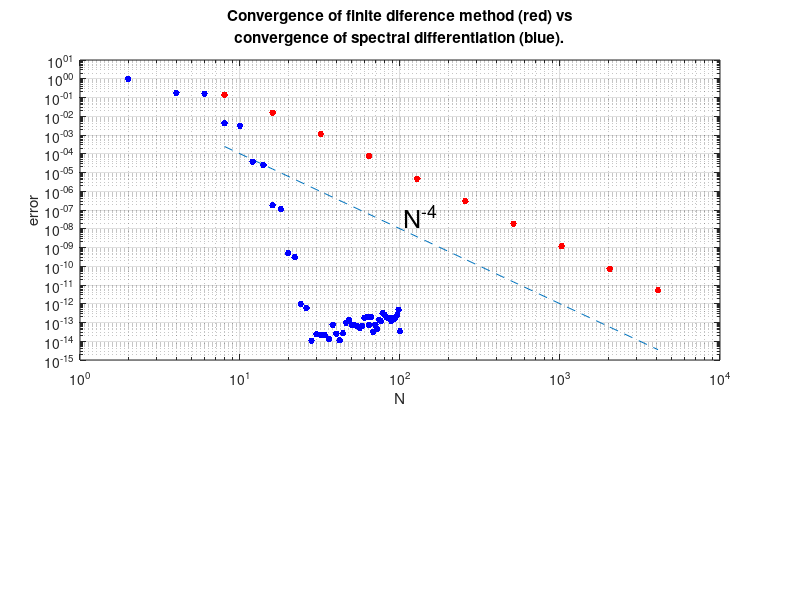

MATLAB code for this plot:
% Comparison:
% Fourth order convergence of the finite difference differentiation process
% vs
% Spectral accuracy (case of Fourier methods)

% Based on Trefethen, L. N. (2000). Spectral methods in MATLAB. Society 
% for industrial and applied mathematics. 

% (Figure 3.1)

% Convergence of fourth-order finite differences for exp(sin(x))

% For various N, set up grid in [-pi,pi] and function u(x):
Nvec = 2.^(3:12);
clf, subplot('position',[.1 .4 .8 .5])

for N = Nvec
    h = 2*pi/N;  
    x = -pi + (1:N)'*h;   
    u = exp(sin(x));                                % Function exp(sin(x))
    uprime = cos(x).*u;                             % Analytic derivative

    % Construct sparse fourth-order differentiation matrix
    e = ones(N,1);
    D =   sparse(1:N,[2:N 1],2*e/3,N,N)...
        - sparse(1:N,[3:N 1 2],e/12,N,N);
    D = (D-D')/h;

    % Plot max(abs(D*u-uprime)):
    error = norm(D*u-uprime,inf);
    loglog(N,error,'r.','markersize',15), hold on
end

semilogy(Nvec,Nvec.^(-4),'--') 
text(105,5e-8,'N^{-4}','fontsize',18)

% Convergence of periodic spectral method for exp(sin(x))

% Function exp(sin(x)) gives periodic data on the domain [-pi, pi], so the
% natural choice is a trigonometric polynomial on an equispaced grid to
% implement 'Fourier' methods'. However, for non-periodic domains,
% algebraic polynomials on irregular grids are the right choice. 

% For various N (even), set up grid:
for N = 2:2:100;
    h = 2*pi/N;
    x = -pi + (1:N)'*h;
    u = exp(sin(x));                                % Function exp(sin(x))
    uprime = cos(x).*u;                             % Analytic derivative
    
    % Construct spectral differentiation matrix.
    column = [0 .5*(-1).^(1:N-1).*cot((1:N-1)*h/2)];
    D = toeplitz(column,column([1 N:-1:2]));

    % Plot max(abs(D*u-uprime)):
    error = norm(D*u-uprime,inf);
    loglog(N,error,'b.','markersize',15), hold on
end

grid on, xlabel N, ylabel error
title({'Convergence of finite diference method (red) vs',
    'convergence of spectral differentiation (blue).'})